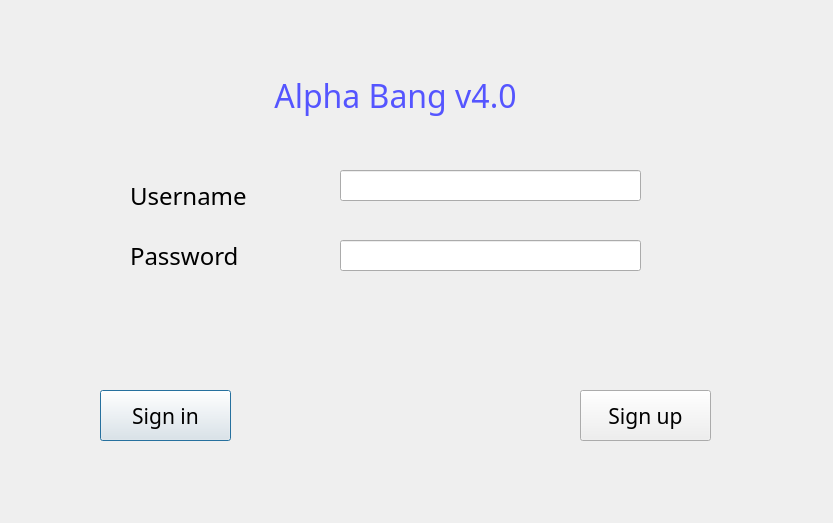
<?xml version="1.0" encoding="UTF-8"?>
<ui version="4.0">
 <class>WelcomeDialog</class>
 <widget class="QDialog" name="WelcomeDialog">
  <property name="geometry">
   <rect>
    <x>0</x>
    <y>0</y>
    <width>833</width>
    <height>523</height>
   </rect>
  </property>
  <property name="windowTitle">
   <string>Welcome</string>
  </property>
  <widget class="QLabel" name="label">
   <property name="geometry">
    <rect>
     <x>90</x>
     <y>40</y>
     <width>611</width>
     <height>111</height>
    </rect>
   </property>
   <property name="font">
    <font>
     <family>微软雅黑</family>
     <pointsize>20</pointsize>
    </font>
   </property>
   <property name="text">
    <string>&lt;html&gt;&lt;head/&gt;&lt;body&gt;&lt;p align=&quot;center&quot;&gt;&lt;span style=&quot; font-size:24pt;  color:#5555ff;&quot;&gt;Alpha Bang v4.0&lt;/span&gt;&lt;/p&gt;&lt;/body&gt;&lt;/html&gt;</string>
   </property>
   <property name="textFormat">
    <enum>Qt::AutoText</enum>
   </property>
  </widget>
  <widget class="QLabel" name="label_2">
   <property name="geometry">
    <rect>
     <x>130</x>
     <y>180</y>
     <width>161</width>
     <height>31</height>
    </rect>
   </property>
   <property name="font">
    <font>
     <family>Adobe Arabic</family>
     <pointsize>18</pointsize>
    </font>
   </property>
   <property name="text">
    <string>Username</string>
   </property>
  </widget>
  <widget class="QLabel" name="label_3">
   <property name="geometry">
    <rect>
     <x>130</x>
     <y>240</y>
     <width>161</width>
     <height>31</height>
    </rect>
   </property>
   <property name="font">
    <font>
     <family>Adobe Arabic</family>
     <pointsize>18</pointsize>
    </font>
   </property>
   <property name="text">
    <string>Password</string>
   </property>
  </widget>
  <widget class="QPushButton" name="sign_in">
   <property name="geometry">
    <rect>
     <x>100</x>
     <y>390</y>
     <width>131</width>
     <height>51</height>
    </rect>
   </property>
   <property name="font">
    <font>
     <family>微软雅黑</family>
     <pointsize>16</pointsize>
    </font>
   </property>
   <property name="text">
    <string>Sign in</string>
   </property>
  </widget>
  <widget class="QPushButton" name="sign_up">
   <property name="geometry">
    <rect>
     <x>580</x>
     <y>390</y>
     <width>131</width>
     <height>51</height>
    </rect>
   </property>
   <property name="font">
    <font>
     <family>微软雅黑</family>
     <pointsize>16</pointsize>
    </font>
   </property>
   <property name="text">
    <string>Sign up</string>
   </property>
  </widget>
  <widget class="QLineEdit" name="usernameTextBox">
   <property name="geometry">
    <rect>
     <x>340</x>
     <y>170</y>
     <width>301</width>
     <height>31</height>
    </rect>
   </property>
  </widget>
  <widget class="QLineEdit" name="passwordTextBox">
   <property name="geometry">
    <rect>
     <x>340</x>
     <y>240</y>
     <width>301</width>
     <height>31</height>
    </rect>
   </property>
  </widget>
 </widget>
 <resources/>
 <connections/>
</ui>
